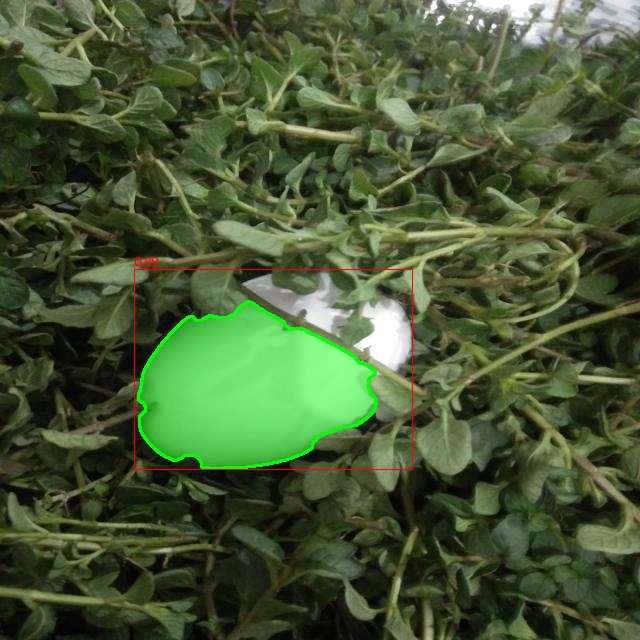
#> input picture outputs/task1_outputs_v1_before_qc/overlays/not_damaged_10.jpg, 640 x 640 px, given in place of not_damaged_22.jpg, which was not available
$ python fig_report_extras.py
#> lines starting #> are read from the running program, lines starting #| are printed output that depends on the picture; after the words box and inside, x2 and y2 are one past the last pixel; in counts of white or black regions, pixels touching at a corner belong together
"""Extra report figures: Task 1 QC before/after, and a stage-by-stage walkthrough of the classical algorithm."""
import json, os, sys
import numpy as np, pandas as pd, cv2

sys.path.insert(0, os.path.join(os.path.dirname(__file__), "..", "src"))
from eggseg import classical as C, data

OUT = "outputs/report_figs"; os.makedirs(OUT, exist_ok=True)


def put_label(img, text, org=(8, 26), scale=0.7):
    (w, h), _ = cv2.getTextSize(text, 0, scale, 2)
    cv2.rectangle(img, (org[0] - 5, org[1] - h - 7), (org[0] + w + 5, org[1] + 7), (20, 20, 20), -1)
    cv2.putText(img, text, org, 0, scale, (255, 255, 255), 2, cv2.LINE_AA)


# ---- 1. Task 1 QC: first run vs corrected run ----
rows = []
for i in [22, 39, 117]:
    sid = f"not_damaged_{i}"
    a = cv2.resize(cv2.imread(f"outputs/task1_outputs_v1_before_qc/overlays/{sid}.jpg"), (360, 360))
    b = cv2.resize(cv2.imread(f"outputs/task1_outputs/overlays/{sid}.jpg"), (360, 360))
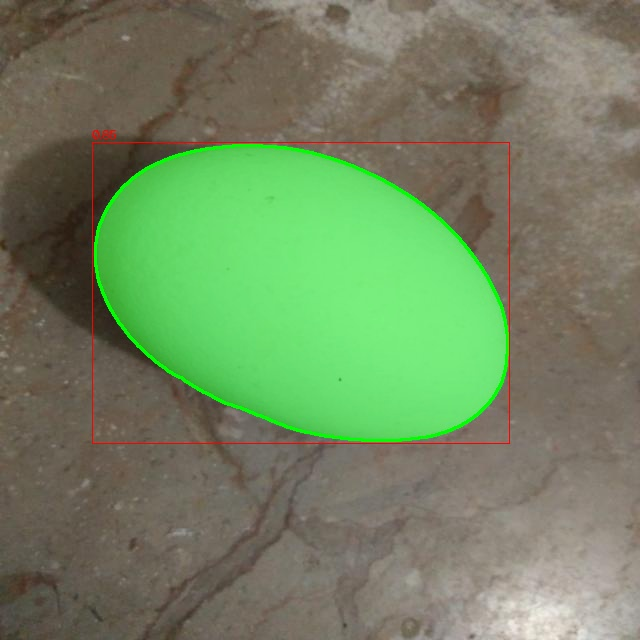
#> input picture outputs/task1_outputs_v1_before_qc/overlays/not_damaged_101.jpg, 640 x 640 px, given in place of not_damaged_22.jpg, which was not available
    put_label(a, f"nd{i}: first run"); put_label(b, f"nd{i}: corrected prompts")
#> in put_label, `cv2.rectangle(img, (org[0] - 5, org[1] - h - 7), (org[0] + w + 5, org[..`:
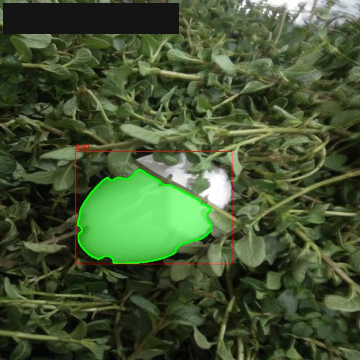
#> img: shape (360, 360, 3); mean B, G, R 51.1, 85.7, 68.2
#> in put_label, `cv2.putText(img, text, org, 0, scale, (255, 255, 255), 2, cv2.LINE_AA)`:
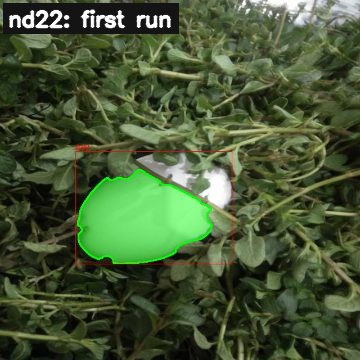
#> img: shape (360, 360, 3); 1.39% of pixels changed, all inside (x1, y1, x2, y2) = (8, 9, 172, 29)
#> call 2 of put_label, with text = 'nd22: corrected prompts', org = (8, 26), scale = 0.7
#> in put_label (call 2), `cv2.rectangle(img, (org[0] - 5, org[1] - h - 7), (org[0] + w + 5, org[..`:
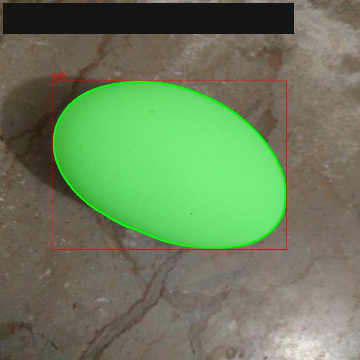
#> img: shape (360, 360, 3); mean B, G, R 91.2, 126.9, 106.2
#> in put_label (call 2), `cv2.putText(img, text, org, 0, scale, (255, 255, 255), 2, cv2.LINE_AA)`:
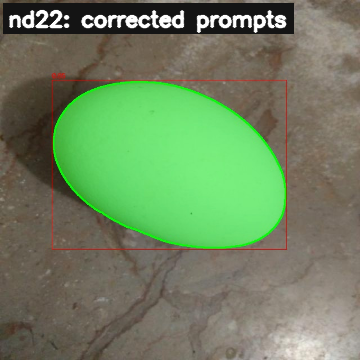
#> img: shape (360, 360, 3); 2.51% of pixels changed, all inside (x1, y1, x2, y2) = (8, 9, 287, 33)
#> (the run stopped early here; a loop or call above may not have finished)
